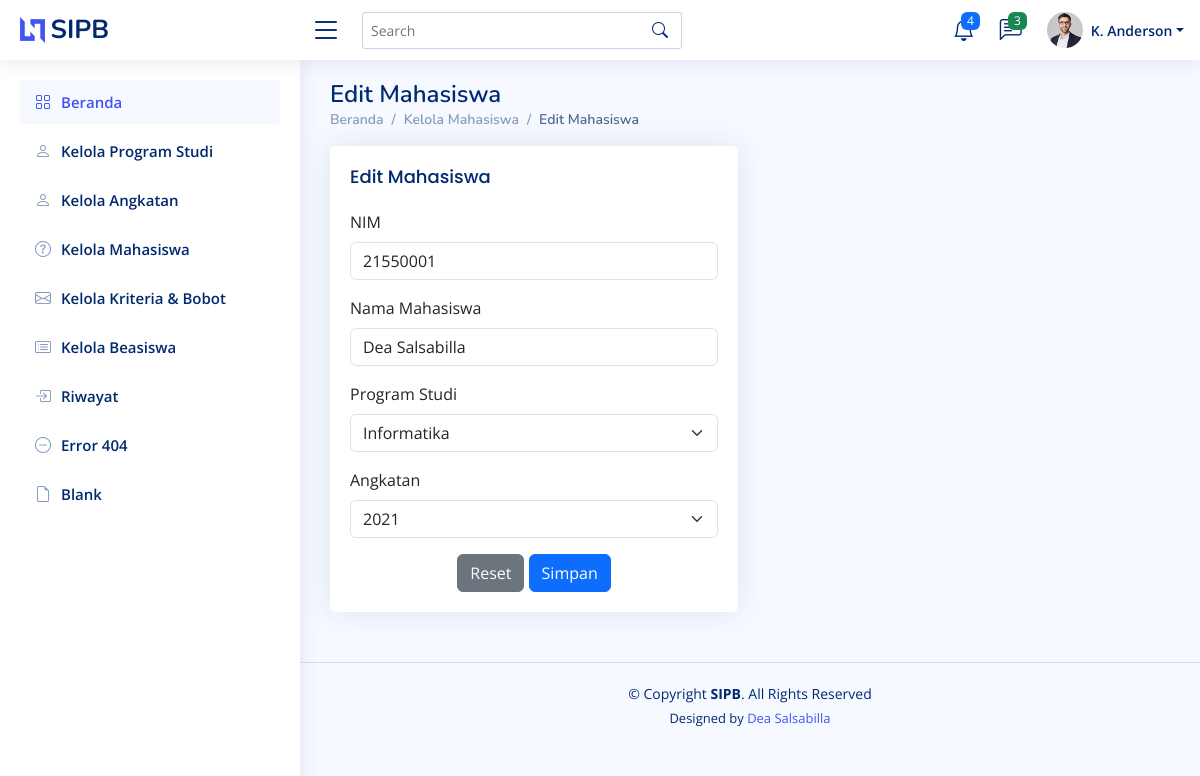
Screenshot of /kelola-mahasiswa/edit/1/ with the database file from the repository.
### beasiswa/models.py (models this page shows, shortened)
class Mahasiswa(models.Model):
    id = models.AutoField(primary_key=True)  # Auto-increment ID
    nim = models.CharField(max_length=8, unique=True)  # NIM harus unik
    nama = models.CharField(max_length=100)  # Nama mahasiswa
    prodi = models.ForeignKey(Prodi, on_delete=models.CASCADE, related_name="mahasiswa")  # Relasi ke Prodi
    angkatan = models.ForeignKey(Angkatan, on_delete=models.CASCADE, related_name="mahasiswa")  # Relasi ke Angkatan
    class Meta:
        verbose_name = "Mahasiswa"
        verbose_name_plural = "Mahasiswa"
        ordering = ["nim"]  # Mengurutkan berdasarkan NIM

class Prodi(models.Model):
    id = models.AutoField(primary_key=True)  # Auto-increment ID
    prodi = models.CharField(max_length=25)
    class Meta:
        verbose_name = "Prodi"
        verbose_name_plural = "Prodi"
        ordering = ["id"]

class Angkatan(models.Model):
    id = models.AutoField(primary_key=True)  # Auto-increment ID
    angkatan = models.PositiveIntegerField(unique=True)  # Tahun angkatan, harus unik
    class Meta:
        verbose_name = "Angkatan"
        verbose_name_plural = "Angkatan"
        ordering = ["angkatan"]  # Mengurutkan berdasarkan tahun angkatan

### beasiswa/views.py (the view, shortened to what this page needs)
# urls.py: path('kelola-mahasiswa/edit/<int:id>/', views.edit_mahasiswa, name='edit_mahasiswa'),
def edit_mahasiswa(request, id):
    mahasiswa = get_object_or_404(Mahasiswa, id=id)
    prodi_list = Prodi.objects.all()
    angkatan_list = Angkatan.objects.all()
    context = {
        'mahasiswa': mahasiswa,
        'prodi_list': prodi_list,
        'angkatan_list': angkatan_list,
    }
    return render(request, 'edit_mahasiswa.html', context)

### beasiswa/templates/edit_mahasiswa.html (shortened to what this page needs)
<!DOCTYPE html>
<html lang="en">
  <head>
    {% load static %}
    <link href="{% static 'assets/vendor/bootstrap/css/bootstrap.min.css' %}" rel="stylesheet" />
    <link href="{% static 'assets/vendor/bootstrap-icons/bootstrap-icons.css' %}" rel="stylesheet" />
    <link href="{% static 'assets/vendor/boxicons/css/boxicons.min.css' %}" rel="stylesheet" />
    <link href="{% static 'assets/vendor/quill/quill.snow.css' %}" rel="stylesheet" />
    <link href="{% static 'assets/vendor/quill/quill.bubble.css' %}" rel="stylesheet" />
    <link href="{% static 'assets/vendor/remixicon/remixicon.css' %}" rel="stylesheet" />
    <link href="{% static 'assets/vendor/simple-datatables/style.css' %}" rel="stylesheet" />
    <link href="{% static 'assets/css/style.css' %}" rel="stylesheet" />
  </head>
  <body>
    {% include 'partials/header.html' %}
    {% include 'partials/sidebar.html' %}
    <main id="main" class="main">
      <div class="pagetitle">
        <h1>Edit Mahasiswa</h1>
        <nav>
          <ol class="breadcrumb">
            <li class="breadcrumb-item">
              <a href="{% url 'home' %}">Beranda</a>
            </li>
            <li class="breadcrumb-item">Kelola Mahasiswa</li>
            <li class="breadcrumb-item active">Edit Mahasiswa</li>
          </ol>
        </nav>
      </div>
      <section class="section">
        <div class="row">
          <div class="col-lg-6">
            <div class="card">
              <div class="card-body">
                <h5 class="card-title">Edit Mahasiswa</h5>
                <form class="row g-3" method="POST">
                    <div class="col-12">
                        <label for="nim" class="form-label">NIM</label>
                        <input type="number" class="form-control" id="nim" name="nim" value="{{ mahasiswa.nim }}" placeholder="Masukkan NIM" />
                    </div>
                    <div class="col-12">
                        <label for="nama" class="form-label">Nama Mahasiswa</label>
                        <input type="text" class="form-control" id="nama" name="nama" value="{{ mahasiswa.nama }}" placeholder="Masukkan Nama Mahasiswa" />
                    </div>
                    <div class="col-12">
                        <label for="prodi" class="form-label">Program Studi</label>
                        <select class="form-select" name="prodi" id="prodi" aria-label="Default select example">
                            {% for prodi in prodi_list %}
                            <option value="{{ prodi.id }}" {% if prodi.id == mahasiswa.prodi.id %}selected{% endif %}>{{ prodi.prodi }}</option>
                            {% endfor %}
                        </select>
                    </div>
                    <div class="col-12">
                        <label for="angkatan" class="form-label">Angkatan</label>
                        <select class="form-select" name="angkatan" id="angkatan" aria-label="Default select example">
                            {% for angkatan in angkatan_list %}
                            <option value="{{ angkatan.id }}" {% if angkatan.id == mahasiswa.angkatan.id %}selected{% endif %}>{{ angkatan.angkatan }}</option>
                            {% endfor %}
                        </select>
                    </div>
                    <div class="text-center">
                        <button type="reset" class="btn btn-secondary">Reset</button>
                        <button type="submit" class="btn btn-primary">Simpan</button>
                    </div>
                </form>
              </div>
            </div>
          </div>
        </div>
      </section>
    </main>
    {% include 'partials/footer.html' %}
  </body>
</html>

### beasiswa/static/assets/css/style.css (style rules this page uses)
:root { scroll-behavior: smooth; }
body { font-family: "Open Sans", sans-serif; background: #f6f9ff; color: #444444; }
a { color: #4154f1; text-decoration: none; }
h1, h2, h3, h4, h5, h6 { font-family: "Nunito", sans-serif; }
#main { margin-top: 60px; padding: 20px 30px; transition: all 0.3s; }
.pagetitle { margin-bottom: 10px; }
.pagetitle h1 { font-size: 24px; margin-bottom: 0; font-weight: 600; color: #012970; }
.card { margin-bottom: 30px; border: none; border-radius: 5px; box-shadow: 0px 0 30px rgba(1, 41, 112, 0.1); }
.card-title { padding: 20px 0 15px 0; font-size: 18px; font-weight: 500; color: #012970; font-family: "Poppins", sans-serif; }
.card-body { padding: 0 20px 20px 20px; }
.breadcrumb { font-size: 14px; font-family: "Nunito", sans-serif; color: #899bbd; font-weight: 600; }
.breadcrumb a { color: #899bbd; transition: 0.3s; }
.breadcrumb .breadcrumb-item::before { color: #899bbd; }
.breadcrumb .active { color: #51678f; font-weight: 600; }
@media (min-width: 1200px) { #main, #footer { margin-left: 300px; } }

### rows the page displays
Mahasiswa: nim "21550001", nama "Dea Salsabilla", prodi "Informatika", angkatan "2021"
